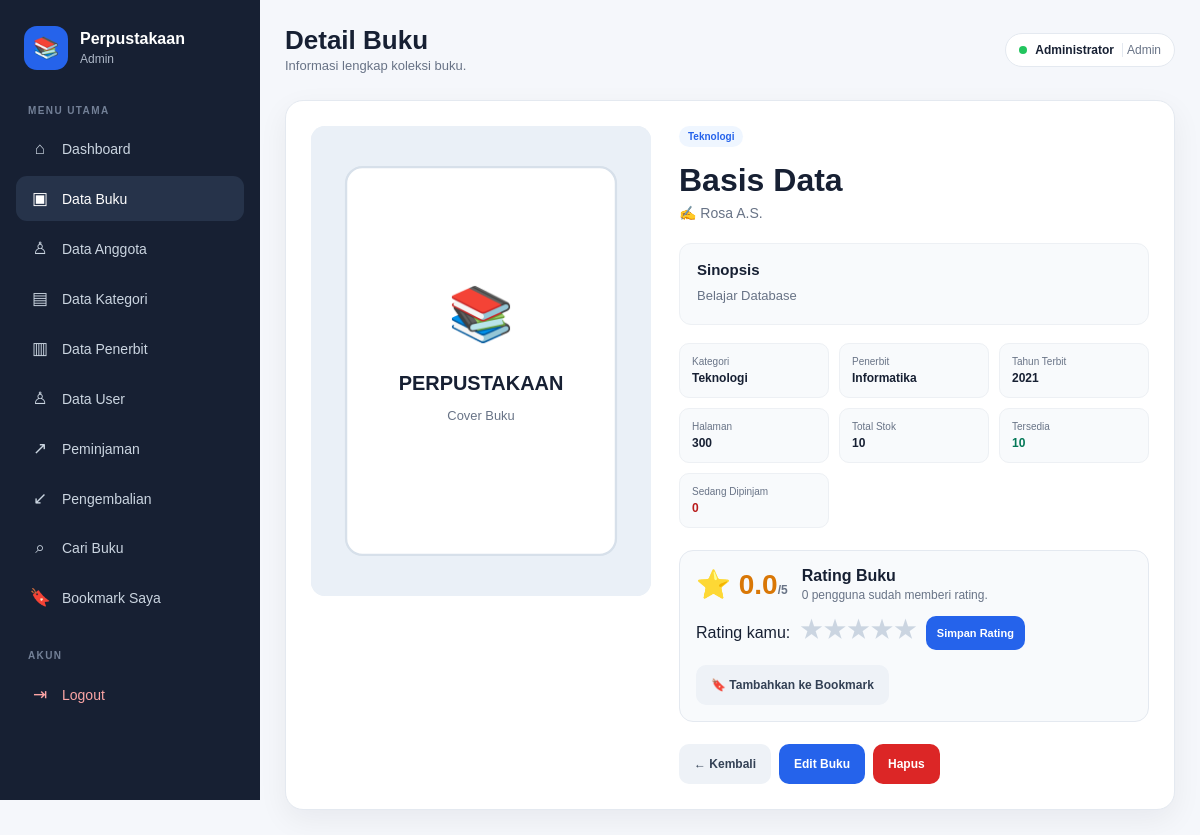
Page /buku/detail.php?id=4 (signed in) on the committed database.
### tables this page shows
CREATE TABLE `buku` (
  `id` int(10) UNSIGNED NOT NULL,
  `judul` varchar(255) NOT NULL,
  `kategori_id` int(10) UNSIGNED NOT NULL,
  `penerbit_id` int(10) UNSIGNED NOT NULL,
  `pengarang` varchar(150) DEFAULT NULL,
  `jumlah_halaman` int(3) DEFAULT NULL,
  `jumlah_stok` int(3) DEFAULT NULL,
  `tahun_terbit` int(4) DEFAULT NULL,
  `sinopsis` text DEFAULT NULL,
  `gambar` varchar(255) DEFAULT NULL,
  `status_aktif` tinyint(1) NOT NULL DEFAULT 1
);

CREATE TABLE `kategori` (
  `id` int(10) UNSIGNED NOT NULL,
  `kode_kategori` varchar(20) NOT NULL,
  `nama_kategori` varchar(100) NOT NULL
);

CREATE TABLE `penerbit` (
  `id` int(10) UNSIGNED NOT NULL,
  `kode_penerbit` varchar(20) NOT NULL,
  `nama_penerbit` varchar(100) NOT NULL
);

### config/app.php (called while the page is built, shortened)
<?php
function url($path = "")
{
  $path = ltrim($path, "/");
  return BASE_URL . ($path !== "" ? "/" . $path : "");
}
if (!function_exists("e")) {
  function e($value)
  {
    return htmlspecialchars((string) $value, ENT_QUOTES, "UTF-8");
  }
}

### buku/detail.php (the view, shortened to what this page needs)
<?php
require_once __DIR__ . '/../config/connection.php';
$id = (int) ($_GET['id'] ?? 0);
$userId = (int) $_SESSION['user_id'];
$sql = "SELECT
            buku.*,
            kategori.nama_kategori,
            penerbit.nama_penerbit,
            COALESCE((SELECT ROUND(AVG(r.rating),1) FROM rating_buku r WHERE r.buku_id = buku.id),0) AS rating_rata,
            COALESCE((SELECT COUNT(*) FROM rating_buku r WHERE r.buku_id = buku.id),0) AS jumlah_rating,
            COALESCE((SELECT rating FROM rating_buku r WHERE r.buku_id = buku.id AND r.user_id = $userId LIMIT 1),0) AS rating_saya,
            EXISTS(SELECT 1 FROM bookmark bm WHERE bm.buku_id = buku.id AND bm.user_id = $userId) AS is_bookmarked,
            COALESCE((SELECT SUM(pd.jumlah) FROM peminjaman_detail pd JOIN peminjaman pm ON pm.id = pd.peminjaman_id WHERE pd.buku_id = buku.id AND pm.status = 'dipinjam'),0) AS jumlah_dipinjam
        FROM buku
        LEFT JOIN kategori ON buku.kategori_id = kategori.id
        LEFT JOIN penerbit ON buku.penerbit_id = penerbit.id
        WHERE buku.id = ?
          AND buku.status_aktif = 1
        LIMIT 1";
$stmt = $conn->prepare($sql);
$stmt->bind_param('i', $id);
$stmt->execute();
$buku = $stmt->get_result()->fetch_assoc();
$stok = (int) $buku['jumlah_stok'];
$dipinjam = (int) $buku['jumlah_dipinjam'];
$tersedia = max(0, $stok - $dipinjam);
$gambar = !empty($buku['gambar'])
    ? url('assets/images/' . $buku['gambar'])
    : url('assets/images/default.svg');
require_once __DIR__ . '/../includes/layout_header.php';
?>
<section class="detail-page">
    <div class="detail-cover">
        <img
            src="<?= e($gambar) ?>"
            alt="<?= e($buku['judul']) ?>"
            onerror="this.src='<?= e(url('assets/images/default.svg')) ?>'"
        >
    </div>
    <div class="detail-body">
        <span class="book-category">
            <?= e($buku['nama_kategori'] ?? 'Umum') ?>
        </span>
        <h1><?= e($buku['judul']) ?></h1>
        <p class="detail-author">
            ✍ <?= e($buku['pengarang'] ?? '-') ?>
        </p>
        <div class="detail-synopsis">
            <h3>Sinopsis</h3>
            <p>
                <?= nl2br(e($buku['sinopsis'] ?? 'Belum ada sinopsis.')) ?>
            </p>
        </div>
        <div class="detail-info">
            <div>
                <small>Kategori</small>
                <b><?= e($buku['nama_kategori'] ?? '-') ?></b>
            </div>
            <div>
                <small>Penerbit</small>
                <b><?= e($buku['nama_penerbit'] ?? '-') ?></b>
            </div>
            <div>
                <small>Tahun Terbit</small>
                <b><?= e($buku['tahun_terbit'] ?? '-') ?></b>
            </div>
            <div>
                <small>Halaman</small>
                <b><?= e($buku['jumlah_halaman'] ?? '-') ?></b>
            </div>
            <div>
                <small>Total Stok</small>
                <b><?= $stok ?></b>
            </div>
            <div>
                <small>Tersedia</small>
                <b class="text-green"><?= $tersedia ?></b>
            </div>
            <div>
                <small>Sedang Dipinjam</small>
                <b class="text-red"><?= $dipinjam ?></b>
            </div>
        </div>
        <div class="book-social-panel">
            <div class="rating-box">
                <div class="rating-score">⭐ <?= e($buku['rating_rata']) ?><small>/5</small></div>
                <div>
                    <strong>Rating Buku</strong>
                    <p><?= (int) $buku['jumlah_rating'] ?> pengguna sudah memberi rating.</p>
                </div>
            </div>
            <form class="rating-form" method="post" action="<?= e(url('aksi/rating.php')) ?>">
                <span>Rating kamu:</span>
                <div class="star-picker" role="radiogroup" aria-label="Pilih rating">
                    <?php for ($star = 5; $star >= 1; $star--): ?>
                        <label for="star<?= $star ?>" title="<?= $star ?> bintang">★</label>
                    <?php endfor; ?>
                </div>
                <button class="btn primary small" type="submit">Simpan Rating</button>
            </form>
            <form method="post" action="<?= e(url('aksi/bookmark.php')) ?>">
                <button type="submit" class="btn <?= !empty($buku['is_bookmarked']) ? 'bookmark-active' : '' ?>">
                    <?= !empty($buku['is_bookmarked']) ? '✓ Tersimpan di Bookmark' : '🔖 Tambahkan ke Bookmark' ?>
                </button>
            </form>
        </div>
        <div class="form-actions">
            <a
                href="<?= e(url('buku/tampil.php')) ?>"
                class="btn"
            >
                ← Kembali
            </a>
            <?php if ($_SESSION['level'] === 'admin'): ?>
                <a
                    href="<?= e(url('buku/edit.php')) ?>?id=<?= $id ?>"
                    class="btn primary"
                >
                    Edit Buku
                </a>
                <a
                    href="<?= e(url('buku/hapus.php')) ?>?id=<?= $id ?>"
                    class="btn danger"
                    onclick="return confirm('Yakin ingin menghapus buku ini?')"
                >
                    Hapus
                </a>
            <?php endif; ?>
        </div>
    </div>
</section>
<?php require_once __DIR__ . '/../includes/layout_footer.php'; ?>

### assets/css/style.css (style rules this page uses)
* { box-sizing: border-box; margin: 0; padding: 0; }
:root { --nav: #172033; --nav-2: #26334a; --primary: #2563eb; --primary-dark: #1d4ed8; --bg: #f5f7fb; --white: #ffffff; --text: #172033; --muted: #687386; --border: #e4e9f0; --green: #047857; --red: #b91c1c; --orange: #c2410c; --shadow: 0 10px 30px rgba(15, 23, 42, 0.06); --shadow-hover: 0 15px 35px rgba(15, 23, 42, 0.10); --radius: 12px; --radius-lg: 17px; }
html { scroll-behavior: smooth; }
body { font-family: Arial, Helvetica, sans-serif; background: var(--bg); color: var(--text); min-height: 100vh; }
a { color: inherit; }
button, input, select, textarea { font-family: inherit; }
.book-category { display: inline-flex; padding: 5px 9px; border-radius: 999px; background: #eff6ff; color: var(--primary); font-size: 10px; font-weight: 800; margin-bottom: 8px; }
.btn { display: inline-flex; align-items: center; justify-content: center; min-height: 40px; padding: 9px 14px; border: 1px solid transparent; border-radius: 10px; text-decoration: none; background: #eef2f7; color: #334155; font-weight: 700; font-size: 12px; cursor: pointer; transition: background 0.18s ease, transform 0.18s ease, filter 0.18s ease; }
.btn.primary { background: var(--primary); color: #ffffff; }
.btn.danger { background: #fef2f2; color: #dc2626; }
.btn.small { min-height: 34px; padding: 7px 10px; font-size: 11px; }
.detail-page { display: grid; grid-template-columns: minmax(260px, 340px) 1fr; gap: 28px; background: #ffffff; border: 1px solid var(--border); border-radius: 18px; padding: 25px; box-shadow: var(--shadow); }
.detail-cover { height: 470px; border-radius: 14px; overflow: hidden; background: #edf1f6; }
.detail-cover img { width: 100%; height: 100%; object-fit: cover; display: block; }
.detail-body h1 { font-size: 32px; line-height: 1.25; margin: 5px 0; }
.detail-author { color: var(--muted); font-size: 14px; margin-bottom: 22px; }
.detail-synopsis { background: #f8fafc; border: 1px solid #edf0f4; border-radius: 12px; padding: 17px; margin-bottom: 18px; }
.detail-synopsis h3 { font-size: 15px; margin-bottom: 7px; }
.detail-synopsis p { font-size: 13px; line-height: 1.7; color: var(--muted); }
.detail-info { display: grid; grid-template-columns: repeat(3, 1fr); gap: 10px; margin-bottom: 20px; }
.detail-info > div { padding: 12px; background: #f8fafc; border: 1px solid #edf0f4; border-radius: 10px; }
.detail-info small, .detail-info b { display: block; }
.detail-info small { font-size: 10px; color: var(--muted); margin-bottom: 4px; }
.detail-info b { font-size: 12px; word-break: break-word; }
.text-green { color: var(--green); }
.text-red { color: var(--red); }
label { display: block; font-size: 12px; font-weight: 700; margin-bottom: 7px; }
.form-actions { display: flex; gap: 9px; align-items: center; flex-wrap: wrap; margin-top: 3px; }
.btn.danger { background: #dc2626; color: #fff; }
.form-actions { display: flex; flex-wrap: wrap; gap: 8px; }
.book-social-panel { margin: 22px 0; padding: 16px; border: 1px solid var(--border); border-radius: 14px; background: #f8fafc; display: grid; gap: 14px; }
.rating-box { display: flex; align-items: center; gap: 14px; }
.rating-score { font-size: 28px; font-weight: 800; color: #d97706; }
.rating-score small { font-size: 12px; color: var(--muted); }
.rating-box p { margin: 3px 0 0; font-size: 12px; color: var(--muted); }
.rating-form { display: flex; align-items: center; flex-wrap: wrap; gap: 10px; }
.star-picker { display: inline-flex; flex-direction: row-reverse; gap: 2px; }
.star-picker label { cursor: pointer; font-size: 24px; color: #cbd5e1; transition: color .15s ease; }

### rows in the picture
buku: kategori.nama_kategori "Teknologi", judul "Basis Data", pengarang "Rosa A.S.", sinopsis "Belajar Database", penerbit.nama_penerbit "Informatika", tahun_terbit "2021", jumlah_halaman "300", jumlah_stok "10"

### other values in the picture
$level ?: 'User' "Admin"
$pageTitle "Detail Buku"
$pageDescription "Informasi lengkap koleksi buku."
$_SESSION['nama'] "Administrator"
$_SESSION['level'] "Admin"
$dipinjam "0"
$buku['rating_rata'] "0.0"
$buku['jumlah_rating'] "0"
